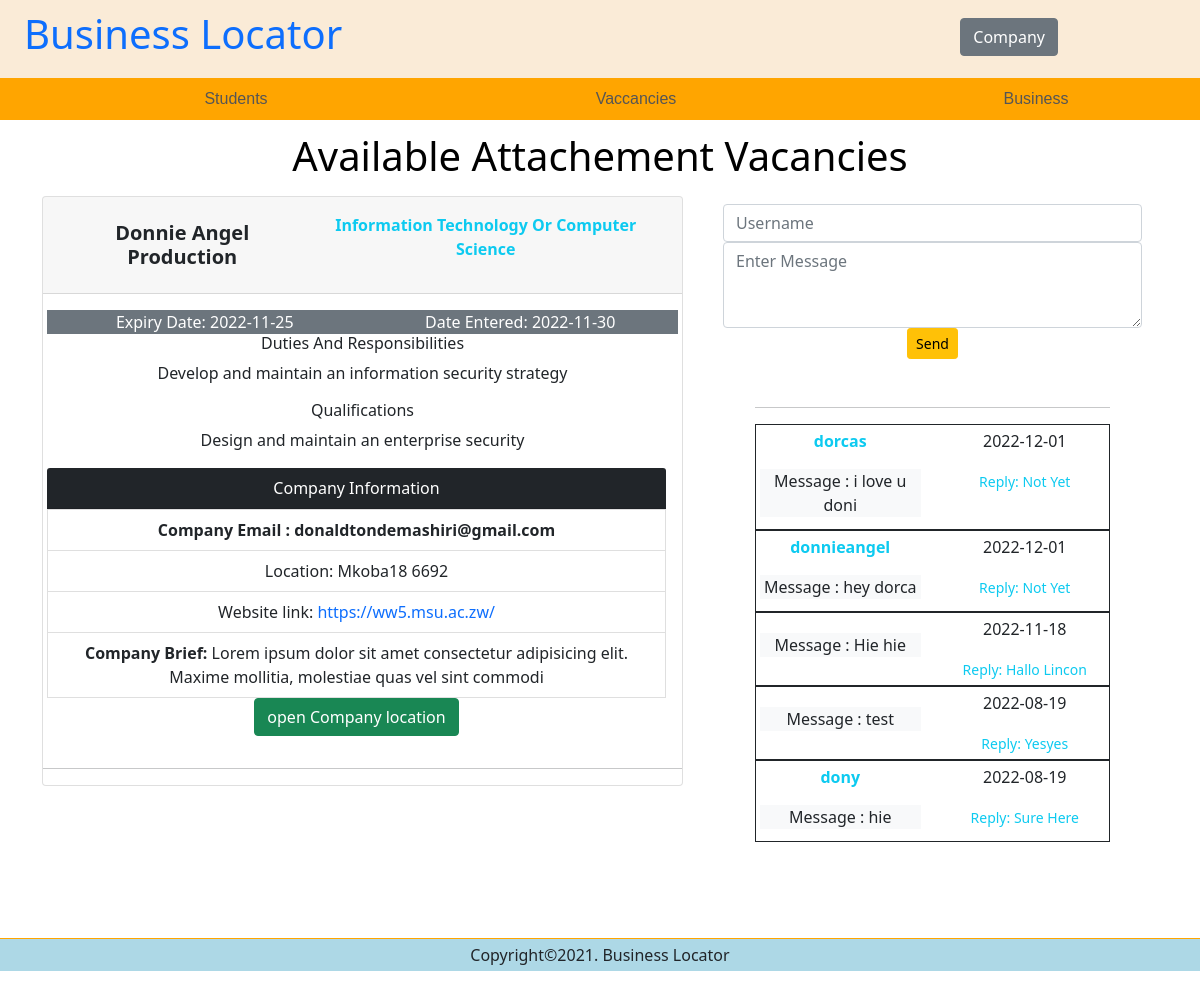
The page /view.php?view=6 on the database its author committed.
### tables this page shows
CREATE TABLE `vacancies` (
  `vacancy_id` int(11) NOT NULL,
  `comp_id` int(11) NOT NULL,
  `duties` varchar(255) NOT NULL,
  `field` varchar(255) NOT NULL,
  `qualifications` text NOT NULL,
  `closing_date` date NOT NULL,
  `latitude` varchar(255) DEFAULT NULL,
  `longitude` varchar(255) DEFAULT NULL,
  `date_entered` date NOT NULL
);

CREATE TABLE `companies` (
  `comp_id` int(11) NOT NULL,
  `company_name` varchar(255) NOT NULL,
  `company_email` varchar(255) NOT NULL,
  `password` varchar(255) NOT NULL,
  `address` text DEFAULT NULL,
  `city` varchar(255) DEFAULT NULL,
  `weblink` varchar(255) DEFAULT NULL,
  `brief` text DEFAULT NULL
);

CREATE TABLE `feedbacks` (
  `feed_id` int(11) NOT NULL,
  `owner_id` int(255) NOT NULL,
  `username` varchar(255) NOT NULL,
  `description` text NOT NULL,
  `comment` text NOT NULL DEFAULT 'not yet',
  `date` date NOT NULL
);

### view.php (the view, shortened to what this page needs)
<?php include "indexheader.php";
$id = $_GET['view'];
$sql = "SELECT * FROM vacancies JOIN companies ON vacancies.comp_id = companies.comp_id WHERE vacancies.vacancy_id = $id ";
$result = $conn->query($sql);
$row = $result->fetch_assoc();
        $company_name = $row["company_name"];
        $company_email = $row["company_email"];
        $duties = $row["duties"];
        $field = $row["field"];
        $qualifications = $row["qualifications"];
        $closing_date = $row["closing_date"];
        $date_entered = $row["date_entered"];
        $address = $row["address"];
        $city = $row["city"];
        $weblink = $row["weblink"];
        $brief = $row["brief"];
?>
<center>
    <div id="home_table" class="mt-5">
        <h1>Available Attachement Vacancies</h1>
        <div class="container">
            <div class="row">
                <div class="col-md-7">
                    <div class="card mt-2">
                        <div
                            class="card-header py-3 d-flex flex-row align-items-center justify-content-between">
                            <h5 class="m-0 font-weight-bold text-dark fw-bolder"><?php echo $company_name ?></h5>
                            <p class=" justify-content-end text-info fw-bolder"><?php echo $field ?></p>
                        </div>
                        <div class="card-body">
                            <div class="row">
                                <div class="col-md-6 bg-secondary text-white">Expiry Date: <?php echo $closing_date ?></div>
                                <div class="col-md-6 bg-secondary text-white">Date Entered: <?php echo $date_entered ?></div>
                                <div><h6 class="text-center">Duties And Responsibilities</h6>
                                    <p>
                                        <?php echo $duties ?>
                                    </p></div>
                                <div><h6 class="text-center">Qualifications</h6>
                                    <p>
                                        <?php echo $qualifications ?>
                                    </p></div>
                                <ul class="list-group">
                                    <li class="card-header bg-dark text-white">Company Information</li>
                                    <li class="list-group-item"><strong>Company Email : <?php echo $company_email ?></strong> </li>
                                    <li class="list-group-item">Location: <?php echo $address ?>
                                    </li>
                                    <li class="list-group-item">Website link: <a href="<?php echo $weblink ?>"><?php echo $weblink ?></a> </li>
                                    <li class="list-group-item"><strong>Company Brief:</strong> <?php echo $brief ?></li>
                                    <li>
                                        <a href="https://www.google.com/maps/dir/Gweru/<?php echo $city ?>/" target="_blank" class="btn btn-success">open Company location</a>
                                    </li>
                                </ul>
                            </div>
                        </div>
                        <hr>
                    </div>
                </div>
                <div class="col-md-5">
                    <div class="card-body">
                        <form action="" method="post">
                               <div class="form-group">
                                   <input type="text" class="form-control" name="username" placeholder="Username">
                               </div>
                            <div class="form-group">
                                <textarea class="form-control" name="description" placeholder="Enter Message" rows="3"></textarea>
                            </div>
                           <div class="col">
                               <button type="submit" name="submit" class="btn btn-warning btn-sm float-right">Send</button>
                           </div>
                        </form>
                        <div class="card-body">
                            <div class="card-body">
                                <hr>
                                <?php
                                $sql = "SELECT * FROM feedbacks ORDER BY feed_id DESC";
                                $result = $conn->query($sql);
                                if ($result->num_rows > 0) {
                                    while ($row = $result->fetch_assoc()) {
                                        $username = $row["username"];
                                        $description = $row["description"];
                                        $date = $row["date"];
                                        $comment = $row["comment"];
                                        ?>
                                        <div class="border border-dark p-1">
                                            <div class="row">
                                                <div class="col-md-6">
                                                    <p class="text-info fw-bold"><?php echo $username; ?></p>
                                                    <div class="mb-2 ng-binding bg-light">
                                                        <span class="font-weight-bold text-dark">Message :</span> <?php echo $description; ?>
                                                    </div>
                                                </div>
                                                <div class="col-md-6">
                                                    <p><?php echo $date; ?></p>
                                                    <small class="text-info font-weight-bold text-capitalize">Reply: <?php echo $comment; ?></small>
                                                </div>
                                            </div>
                                        </div>
                                        <?php
                                    }
                                }else{
                                    echo "<p class='text'>No Messages Yet </p>";
                                }
                                ?>
                            </div>
                </div>
            </div>
        </div>
    </div>
</center>
</body>
<footer class="footer">
    <p>Copyright©2021. Business Locator</p>
</footer>
</body>
</html>

### indexheader.php (shortened to what this page needs)
<!doctype html>
<html>
<head>
    <link href="CSS/stylesheet.css" rel="stylesheet" type="text/css">
    <link href="https://cdn.jsdelivr.net/npm/bootstrap@5.0.2/dist/css/bootstrap.min.css" rel="stylesheet">
</head>
<body>
<div id="Business_Locator">
    <div class="menu">
        <h1><a style="text-decoration: none" href="index.php">Business Locator</a> </h1>
        <div id="menu">
            <ul>
                <li>
                    <a href="index.php"><p>Students</p></a>
                </li>
                <li>
                    <a href="view_vac.php"><p>Vaccancies</p></a>
                </li>
                <li>
                    <a href="business.php"><p>Business</p></a>
                </li>
            </ul>
            <div class="buttons">
                <center>
                    <a href="business.php" class="btn btn-secondary ml-2" value="">Company</a>
                </center>
            </div>
        </div>
    </div>
</div>

### CSS/stylesheet.css (style rules this page uses)
body { background-color: antiquewhite }
a { text-decoration: none; }
#Business_Locator { background-color: antiquewhite; }
#Business_Locator h1 { color: deepskyblue; padding: 10px 2%; margin: 0; }
#Business_Locator p { padding: 0 0 0 18%; margin: 0; font: 16px sans-serif; }
.menu { position: fixed; width: 100%; background-color: antiquewhite; top: 0px; }
#menu ul { display: flex; width: 100%; margin: 10px 0 0 0; background-color:orange; padding: 0; }
ul li { margin:0px; flex:1; padding:0px 0 0 0; text-align: center; margin: 0; }
#menu ul li a { color: #555; text-align: center; padding: 3% 0; font-size: 14px; margin:0; display:block; }
ul li { list-style: none; }
ul li a { text-decoration: none; }
.btn-secondary { border: 1px orange solid; margin: 0 2%; padding: 15%; color: #555; text-align: center; background-color: rgba(0,0,0,0.00) }
.buttons center { position: absolute; display: flex; top:15%; right:12%; }
.footer { border-top: 1px orange solid; background-color: lightblue; margin: 4% 0 0 0; }
.footer p { text-align: center; padding: 4px; }
#home_table { padding: 5% 0 0 0; }
#home_table h1 { color: #000; }

### rows shown on the page
vacancies: comp.company_name "Donnie Angel Production", field "Information Technology Or Computer Science", closing_date "2022-11-25", date_entered "2022-11-30", duties "Develop and maintain an information security strategy", qualifications "Design and maintain an enterprise security", comp.company_email "donaldtondemashiri@gmail.com", comp.address "Mkoba18 6692", comp.weblink "https://ww5.msu.ac.zw/", comp.brief "Lorem ipsum dolor sit amet consectetur adipisicing elit. Maxime mollitia, molestiae quas vel sint commodi"
feedbacks: username "dorcas", description "i love u doni", date "2022-12-01", comment "Not Yet"
feedbacks: username "donnieangel", description "hey dorca", date "2022-12-01", comment "Not Yet"
feedbacks: description "Hie hie", date "2022-11-18", comment "Hallo Lincon"
feedbacks: description "test", date "2022-08-19", comment "Yesyes"
feedbacks: username "dony", description "hie", date "2022-08-19", comment "Sure Here"
